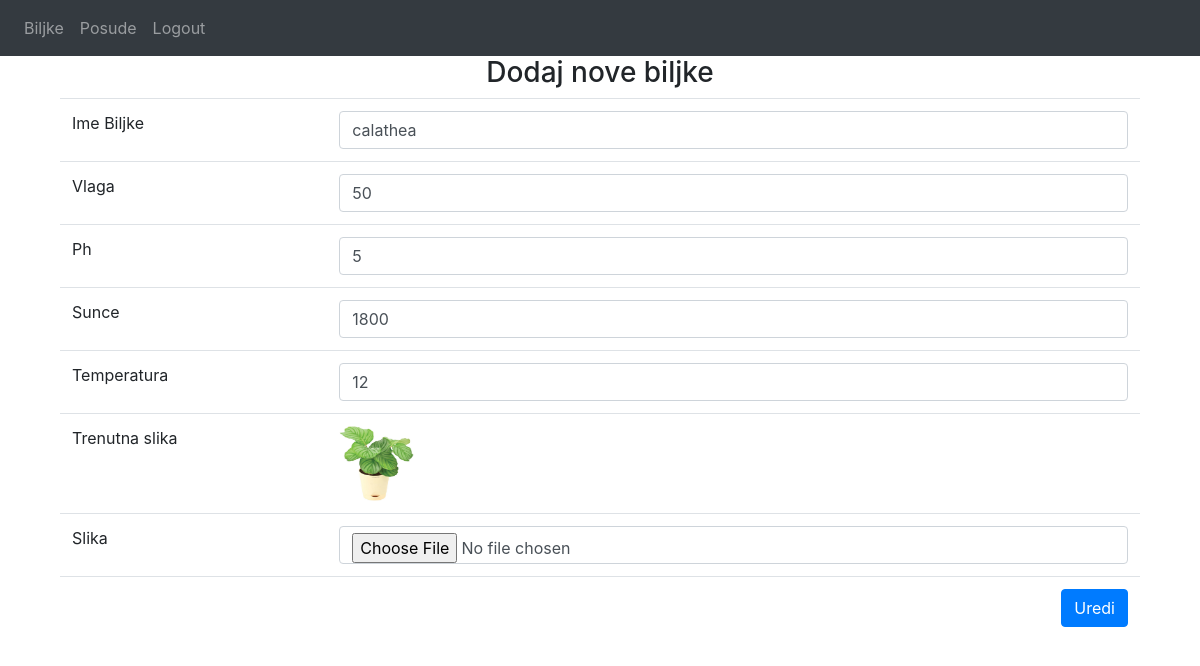
The app's page /updateplant/4 (signed in) with its own data.
### website/models.py (models this page shows)
class Plants(db.Model):
    __tablename__ = 'plants'
    id = db.Column(db.Integer, primary_key=True)
    name = db.Column(db.String(100))
    humidity = db.Column(db.Integer)
    ph = db.Column(db.String(100))
    sun = db.Column(db.Integer)
    temperature= db.Column(db.Integer())
    image = db.Column(db.Text)
    date = db.Column(db.DateTime(timezone=True), default=func.now())

### website/pyflora.py (the view)
@pyflora.route("/updateplant/<int:id>", methods=['GET', 'POST'])
def update_plants(id):
    plant_to_update = Plants.query.get_or_404(id)
    if request.method == 'POST':
        plant_to_update.name = request.form['name']
        plant_to_update.humidity = request.form['humidity']
        plant_to_update.ph = request.form['ph']
        plant_to_update.image = request.files['image']
        plant_to_update.sun = request.form['sun']
        plant_to_update.temperature = request.form['temperature']
        filename = secure_filename(plant_to_update.image.filename)
        plant_to_update.image.save(os.path.join(app.config['UPLOAD_FOLDER'], filename))
        print("slika je sacuvana")
        try:
            db.session.commit()
            print("komitano")
            flash('Biljka je ažurirana!', category='success')
            return redirect("/plants")
        except:
            print("Ništa se nije promijenilo!")
    else:
        return render_template("updateplant.html", user=current_user, plant_to_update=plant_to_update )

### website/__init__.py (called while the page is built)
def create_app():
    app = Flask(__name__)
    app.config['SECRET_KEY'] = 'dskakalio'
    app.config['SQLALCHEMY_DATABASE_URI'] = f'sqlite:///{DB_NAME}'
    db.init_app(app)
    from .views import views
    from .auth import auth
    from .pyflora import pyflora
    from .simulation import simulation
    app.register_blueprint(views, url_prefix='/')
    app.register_blueprint(auth, url_prefix='/')
    app.register_blueprint(pyflora, url_prefix='/')
    app.register_blueprint(simulation, url_prefix='/')
    from .models import User
    create_database(app)
    login_manager = LoginManager()
    login_manager.login_view = 'auth.login'
    login_manager.init_app(app)
    @login_manager.user_loader
    def load_user(id):
        return User.query.get(int(id))
    return app

### website/templates/updateplant.html
{% extends "base.html" %} {% block title %}Update Plant{% endblock %} {% block content
  %}
  {% if user.username == 'admin' %}
  <div class="container">
    <form enctype="multipart/form-data" action="/updateplant/{{ plant_to_update.id }}" method="POST">
    <h3 align="center">Dodaj nove biljke</h3>
    <table class="table">
        <tr>
            <td>Ime Biljke</td>
            <td><input type="text" name="name" class="form-control" id="name" value="{{ plant_to_update.name }}" /></td>
        </tr>
        <tr>
            <td>Vlaga</td>
            <td><input type="text" name="humidity" class="form-control" id="humidity" value="{{ plant_to_update.humidity }}"/></td>
        </tr>
        <tr>
            <td>Ph</td>
            <td><input type="text" name="ph" class="form-control" id="ph" value="{{ plant_to_update.ph }}"></td>
        </tr>
        <tr>
            <td>Sunce</td>
            <td><input type="text" name="sun" class="form-control" id="sun" value="{{ plant_to_update.sun }}"></td>
        </tr>
         <tr>
            <td>Temperatura</td>
            <td><input type="text" name="temperature" class="form-control" id="temperature" value="{{ plant_to_update.temperature }}"></td>
        </tr>
        <tr>
            <td>Trenutna slika</td>
            <td><img src="/static/{{ plant_to_update.image }}" class="thumbnail" alt="{{ plant_to_update.image }}"width="75" height="75"></td>
        </tr>
         <tr>
            <td>Slika</td>
           <td><input type="file" accept="image/*" class="form-control" name="image" id="image" value="{{ plant_to_update.image }}"></td>
        </tr>
        <tr>
            <td colspan="2">
                <input type="submit" class="btn btn-primary float-right" value="Uredi">
            </td>
    </table>
      </form>
    </div>
    {% endif %}
  {% endblock %}

### records on screen
Plants: name "calathea", humidity "50", ph "5", sun "1800", temperature "12", image (picture)
